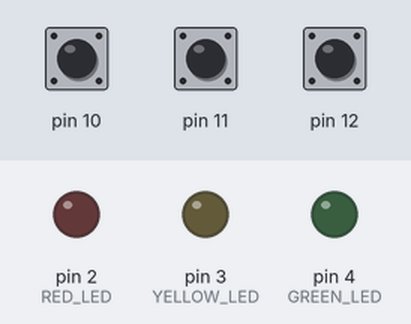
The sketch below on a simulated Arduino Uno, built with avr-gcc and run on an emulated ATmega328P. Parts: output pins drawn as LEDs (lit = HIGH). Dashed ring = blinking. The test bench sets the inputs (shaded band); at power-on: pin 11 HIGH, pin 10 HIGH, pin 12 HIGH.

Above: at 1.2 s.
1.3 s: pin 11 pulled LOW for 0.15 s
At 3.56 s:
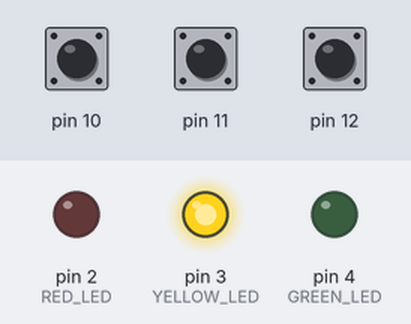
4.3 s: pin 10 pulled LOW for 0.15 s
At 4.64 s:
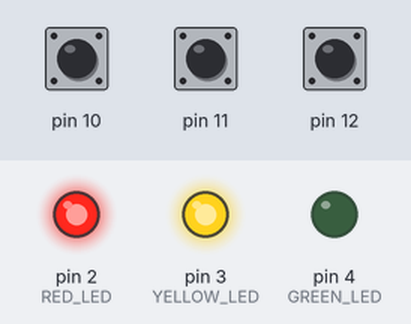
7.3 s: pin 12 pulled LOW for 0.15 s
At 7.56 s:
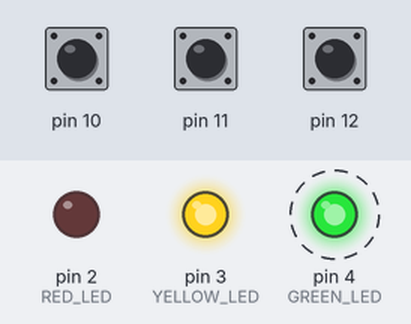
10.3 s: pin 12 pulled LOW for 1 s
13.3 s: pin 10 pulled LOW for 1 s
At 14.43 s:
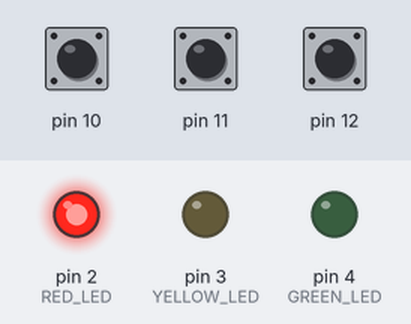
16.3 s: pin 10 pulled LOW for 3.2 s
At 16.54 s:
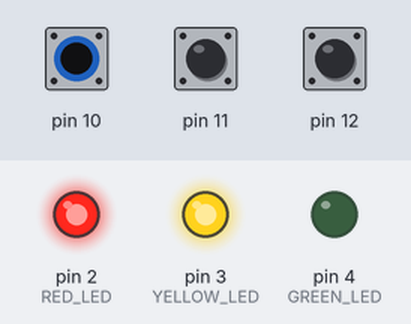
Timing chart, 0 to 22.0 s (numbered marks = the images above; inputs shaded):
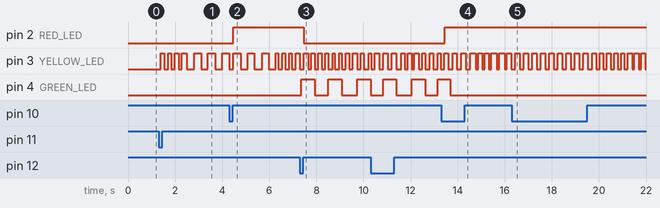

The sketch:

FreeRTOS.ino
```cpp
#include <Arduino_FreeRTOS.h>
#include "queue.h"

#define RED_LED     2
#define YELLOW_LED  3
#define GREEN_LED   4

#define SW_1 10
#define SW_2 11
#define SW_3 12

//Check CurrentTime of LED
unsigned long now_RED = 0;
unsigned long now_YELLOW = 0;
unsigned long now_GREEN = 0;

//Type of LED Working (RED, YELLOW, GREEN)
unsigned long blink_RED = 3000; //  ON 3 Sec Click again continue ON
unsigned long blink_YELLOW = 100; //  Blink again and again until click again
unsigned long blink_GREEN = 500;  //  Blink 3 Time (500ms)

unsigned long debounceTime_YELLOW = 50;

int on_RED = 0;
int on_YELLOW = 0;
int on_GREEN = 0;
int off_GREEN = 0;

QueueHandle_t BlinkQueue;

void setup()
{
  Serial.begin(9600);
  BlinkQueue =  xQueueCreate(5, sizeof(int32_t)); //  Length of queue and Size of queue

  //  Name of Function Task, Size of Stack Save for Task(Parameters send to Task) Important Task Handle
  xTaskCreate(vSenderTask, "sw_RED", 100, SW_1, 1, NULL); //  Send
  xTaskCreate(vSenderTask, "sw_YELLOW", 100, SW_2, 1, NULL);
  xTaskCreate(vSenderTask, "sw_GREEN", 100, SW_3, 1, NULL);

  xTaskCreate(vReceiverTask, "led_RED", 100, RED_LED, 1, NULL);// Receive
  xTaskCreate(vReceiverTask, "led_YELLOW", 100, YELLOW_LED, 1, NULL);
  xTaskCreate(vReceiverTask, "led_GREEN", 100, GREEN_LED, 1, NULL);
}

void vSenderTask(void *pvParameters)
{
  BaseType_t qStatus;
  int32_t valueToSend = 0;
  int SW = (int32_t)pvParameters;
  pinMode(SW, INPUT_PULLUP);
  while (1)
  {
    if (!digitalRead(SW))
    {
      valueToSend = SW;
      qStatus = xQueueSend(BlinkQueue, &valueToSend, 0);
      vTaskDelay(1);//  Put little number for Task working on queue now
    }
  }
}


void vReceiverTask(void *pvParameters)
{
  int32_t valueReceived;
  int32_t LED = (int32_t) pvParameters;
  BaseType_t qStatus;
  const TickType_t xTicksToWait = pdMS_TO_TICKS(100);
  pinMode(RED_LED, OUTPUT);
  digitalWrite(RED_LED, LOW);
  pinMode(YELLOW_LED, OUTPUT);
  digitalWrite(YELLOW_LED, LOW);
  pinMode(GREEN_LED, OUTPUT);
  digitalWrite(GREEN_LED, LOW);

  while (1)
  {
    qStatus = xQueueReceive(BlinkQueue, &valueReceived, xTicksToWait);
    if (qStatus == pdPASS)
    {
      if (valueReceived == SW_1 && LED == RED_LED)
      {
        on_RED = 1;
        now_RED = millis();
        digitalWrite(RED_LED, HIGH);
      }
      if (valueReceived == SW_2 && LED == YELLOW_LED && millis() - debounceTime_YELLOW >= 500)
      {
        debounceTime_YELLOW = millis();
        on_YELLOW++;
        on_YELLOW %= 2;// Blink
      }
      if (valueReceived ==  SW_3  && LED == GREEN_LED && !on_GREEN) //  Green 0 1 0 (OFF, ON, OFF) Blink
      {
        on_GREEN = 1;
        off_GREEN = 0;
      }
    }
    LEDController();
    vTaskDelay(10);
  }
}
void LEDController()
{
  if (millis() - now_RED >= blink_RED && on_RED) // RED LED
  {
    on_RED = 0;
    digitalWrite(RED_LED, LOW);
  }
  if (on_YELLOW) // YELLOW LED
  {
    if (millis() -  now_YELLOW >= blink_YELLOW)
    {
      digitalWrite(YELLOW_LED, digitalRead(YELLOW_LED) ^ 1);
      now_YELLOW = millis();
    }
  }
  else
  {
    digitalWrite(YELLOW_LED, LOW);
  }
  if (on_GREEN) //  GREEN LED
  {
    if (millis() - now_GREEN >= blink_GREEN)
    {
      digitalWrite(GREEN_LED, digitalRead(GREEN_LED) ^ 1);
      off_GREEN++;
      now_GREEN = millis();
    }
    if (off_GREEN >= 6)
    {
      on_GREEN = 0;
      off_GREEN = 0;
    }
  }
}
void loop()
{

}
```

Measured:
- after the input at 1.3 s, pin 3 (YELLOW_LED): LOW → HIGH after 0.08 s, → LOW 0.16 s later, → HIGH 0.16 s later, → LOW 0.12 s later, … (14 changes in this stretch)
- after the input at 4.3 s, pin 2 (RED_LED): LOW → HIGH after 0.17 s
- after the input at 7.3 s, pin 4 (GREEN_LED): alternates HIGH for 0.57 s and LOW for 0.62 s, starting after 0.07 s
- after the input at 13.3 s, pin 2 (RED_LED): LOW → HIGH after 0.16 s
- after the input at 16.3 s, pin 2 (RED_LED): stays HIGH (without the input it goes to LOW after 1.3 s)
